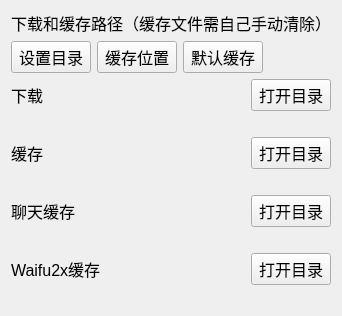
          <widget class="QFrame" name="frame_11">
           <property name="font">
            <font>
             <pointsize>12</pointsize>
            </font>
           </property>
           <property name="styleSheet">
            <string notr="true"/>
           </property>
           <layout class="QVBoxLayout" name="verticalLayout_13">
            <item>
             <widget class="QLabel" name="label_21">
              <property name="maximumSize">
               <size>
                <width>16777215</width>
                <height>32</height>
               </size>
              </property>
              <property name="font">
               <font>
                <pointsize>12</pointsize>
               </font>
              </property>
              <property name="text">
               <string>下载和缓存路径（缓存文件需自己手动清除）</string>
              </property>
             </widget>
            </item>
            <item>
             <layout class="QHBoxLayout" name="horizontalLayout_10">
              <item>
               <widget class="QPushButton" name="setDirButton">
                <property name="text">
                 <string>设置目录</string>
                </property>
               </widget>
              </item>
              <item>
               <widget class="QPushButton" name="cacheDirButton">
                <property name="text">
                 <string>缓存位置</string>
                </property>
               </widget>
              </item>
              <item>
               <widget class="QPushButton" name="cacheResetButton">
                <property name="text">
                 <string>默认缓存</string>
                </property>
               </widget>
              </item>
              <item>
               <spacer name="horizontalSpacer_8">
                <property name="orientation">
                 <enum>Qt::Horizontal</enum>
                </property>
                <property name="sizeHint" stdset="0">
                 <size>
                  <width>40</width>
                  <height>20</height>
                 </size>
                </property>
               </spacer>
              </item>
             </layout>
            </item>
            <item>
             <widget class="QWidget" name="downloadDirBox">
              <layout class="QVBoxLayout" name="downloadDirLayout">
               <property name="spacing">
                <number>2</number>
               </property>
               <property name="leftMargin">
                <number>0</number>
               </property>
               <property name="topMargin">
                <number>0</number>
               </property>
               <property name="rightMargin">
                <number>0</number>
               </property>
               <property name="bottomMargin">
                <number>0</number>
               </property>
               <item>
                <layout class="QHBoxLayout" name="downloadDirTop">
                 <item>
                  <widget class="QLabel" name="label_3">
                   <property name="text">
                    <string>下载</string>
                   </property>
                  </widget>
                 </item>
                 <item>
                  <spacer name="horizontalSpacer_16">
                   <property name="orientation">
                    <enum>Qt::Horizontal</enum>
                   </property>
                   <property name="sizeHint" stdset="0">
                    <size>
                     <width>40</width>
                     <height>20</height>
                    </size>
                   </property>
                  </spacer>
                 </item>
                 <item>
                  <widget class="QPushButton" name="openDownloadDir">
                   <property name="text">
                    <string>打开目录</string>
                   </property>
                  </widget>
                 </item>
                </layout>
               </item>
               <item>
                <widget class="QLabel" name="downloadDir">
                 <property name="wordWrap">
                  <bool>true</bool>
                 </property>
                 <property name="text">
                  <string/>
                 </property>
                </widget>
               </item>
              </layout>
             </widget>
            </item>
            <item>
             <widget class="QWidget" name="cacheDirBox">
              <layout class="QVBoxLayout" name="cacheDirLayout">
               <property name="spacing">
                <number>2</number>
               </property>
               <property name="leftMargin">
                <number>0</number>
               </property>
               <property name="topMargin">
                <number>0</number>
               </property>
               <property name="rightMargin">
                <number>0</number>
               </property>
               <property name="bottomMargin">
                <number>0</number>
               </property>
               <item>
                <layout class="QHBoxLayout" name="cacheDirTop">
                 <item>
                  <widget class="QLabel" name="label_4">
                   <property name="text">
                    <string>缓存</string>
                   </property>
                  </widget>
                 </item>
                 <item>
                  <spacer name="horizontalSpacer_17">
                   <property name="orientation">
                    <enum>Qt::Horizontal</enum>
                   </property>
                   <property name="sizeHint" stdset="0">
                    <size>
                     <width>40</width>
                     <height>20</height>
                    </size>
                   </property>
                  </spacer>
                 </item>
                 <item>
                  <widget class="QPushButton" name="openCacheDir">
                   <property name="text">
                    <string>打开目录</string>
                   </property>
                  </widget>
                 </item>
                </layout>
               </item>
               <item>
                <widget class="QLabel" name="cacheDir">
                 <property name="wordWrap">
                  <bool>true</bool>
                 </property>
                 <property name="text">
                  <string/>
                 </property>
                </widget>
               </item>
              </layout>
             </widget>
            </item>
            <item>
             <widget class="QWidget" name="chatDirBox">
              <layout class="QVBoxLayout" name="chatDirLayout">
               <property name="spacing">
                <number>2</number>
               </property>
               <property name="leftMargin">
                <number>0</number>
               </property>
               <property name="topMargin">
                <number>0</number>
               </property>
               <property name="rightMargin">
                <number>0</number>
               </property>
               <property name="bottomMargin">
                <number>0</number>
               </property>
               <item>
                <layout class="QHBoxLayout" name="chatDirTop">
                 <item>
                  <widget class="QLabel" name="label_27">
                   <property name="text">
                    <string>聊天缓存</string>
                   </property>
                  </widget>
                 </item>
                 <item>
                  <spacer name="horizontalSpacer_18">
                   <property name="orientation">
                    <enum>Qt::Horizontal</enum>
                   </property>
                   <property name="sizeHint" stdset="0">
                    <size>
                     <width>40</width>
                     <height>20</height>
                    </size>
                   </property>
                  </spacer>
                 </item>
                 <item>
                  <widget class="QPushButton" name="openChatDir">
                   <property name="text">
                    <string>打开目录</string>
                   </property>
                  </widget>
                 </item>
                </layout>
               </item>
               <item>
                <widget class="QLabel" name="chatDir">
                 <property name="wordWrap">
                  <bool>true</bool>
                 </property>
                 <property name="text">
                  <string/>
                 </property>
                </widget>
               </item>
              </layout>
             </widget>
            </item>
            <item>
             <widget class="QWidget" name="waifu2xDirBox">
              <layout class="QVBoxLayout" name="waifu2xDirLayout">
               <property name="spacing">
                <number>2</number>
               </property>
               <property name="leftMargin">
                <number>0</number>
               </property>
               <property name="topMargin">
                <number>0</number>
               </property>
               <property name="rightMargin">
                <number>0</number>
               </property>
               <property name="bottomMargin">
                <number>0</number>
               </property>
               <item>
                <layout class="QHBoxLayout" name="waifu2xDirTop">
                 <item>
                  <widget class="QLabel" name="label_5">
                   <property name="text">
                    <string>Waifu2x缓存</string>
                   </property>
                  </widget>
                 </item>
                 <item>
                  <spacer name="horizontalSpacer_19">
                   <property name="orientation">
                    <enum>Qt::Horizontal</enum>
                   </property>
                   <property name="sizeHint" stdset="0">
                    <size>
                     <width>40</width>
                     <height>20</height>
                    </size>
                   </property>
                  </spacer>
                 </item>
                 <item>
                  <widget class="QPushButton" name="openWaifu2xDir">
                   <property name="text">
                    <string>打开目录</string>
                   </property>
                  </widget>
                 </item>
                </layout>
               </item>
               <item>
                <widget class="QLabel" name="waifu2xDir">
                 <property name="wordWrap">
                  <bool>true</bool>
                 </property>
                 <property name="text">
                  <string/>
                 </property>
                </widget>
               </item>
              </layout>
             </widget>
            </item>
           </layout>
          </widget>
